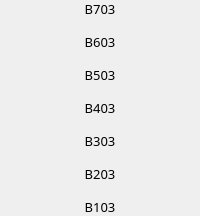
                            <widget class="QFrame" name="frame_62">
                             <property name="frameShape">
                              <enum>QFrame::NoFrame</enum>
                             </property>
                             <property name="frameShadow">
                              <enum>QFrame::Raised</enum>
                             </property>
                             <layout class="QVBoxLayout" name="verticalLayout_68">
                              <property name="spacing">
                               <number>15</number>
                              </property>
                              <property name="leftMargin">
                               <number>0</number>
                              </property>
                              <property name="topMargin">
                               <number>0</number>
                              </property>
                              <property name="rightMargin">
                               <number>0</number>
                              </property>
                              <property name="bottomMargin">
                               <number>0</number>
                              </property>
                              <item>
                               <widget class="QLabel" name="label_b703">
                                <property name="font">
                                 <font>
                                  <family>Mitr SemiBold</family>
                                  <pointsize>10</pointsize>
                                 </font>
                                </property>
                                <property name="text">
                                 <string>B703</string>
                                </property>
                                <property name="alignment">
                                 <set>Qt::AlignCenter</set>
                                </property>
                               </widget>
                              </item>
                              <item>
                               <widget class="QLabel" name="label_b603">
                                <property name="font">
                                 <font>
                                  <family>Mitr SemiBold</family>
                                  <pointsize>10</pointsize>
                                 </font>
                                </property>
                                <property name="text">
                                 <string>B603</string>
                                </property>
                                <property name="alignment">
                                 <set>Qt::AlignCenter</set>
                                </property>
                               </widget>
                              </item>
                              <item>
                               <widget class="QLabel" name="label_b503">
                                <property name="font">
                                 <font>
                                  <family>Mitr SemiBold</family>
                                  <pointsize>10</pointsize>
                                 </font>
                                </property>
                                <property name="text">
                                 <string>B503</string>
                                </property>
                                <property name="alignment">
                                 <set>Qt::AlignCenter</set>
                                </property>
                               </widget>
                              </item>
                              <item>
                               <widget class="QLabel" name="label_b403">
                                <property name="font">
                                 <font>
                                  <family>Mitr SemiBold</family>
                                  <pointsize>10</pointsize>
                                 </font>
                                </property>
                                <property name="text">
                                 <string>B403</string>
                                </property>
                                <property name="alignment">
                                 <set>Qt::AlignCenter</set>
                                </property>
                               </widget>
                              </item>
                              <item>
                               <widget class="QLabel" name="label_b303">
                                <property name="font">
                                 <font>
                                  <family>Mitr SemiBold</family>
                                  <pointsize>10</pointsize>
                                 </font>
                                </property>
                                <property name="text">
                                 <string>B303</string>
                                </property>
                                <property name="alignment">
                                 <set>Qt::AlignCenter</set>
                                </property>
                               </widget>
                              </item>
                              <item>
                               <widget class="QLabel" name="label_b203">
                                <property name="font">
                                 <font>
                                  <family>Mitr SemiBold</family>
                                  <pointsize>10</pointsize>
                                 </font>
                                </property>
                                <property name="text">
                                 <string>B203</string>
                                </property>
                                <property name="alignment">
                                 <set>Qt::AlignCenter</set>
                                </property>
                               </widget>
                              </item>
                              <item>
                               <widget class="QLabel" name="label_b103">
                                <property name="font">
                                 <font>
                                  <family>Mitr SemiBold</family>
                                  <pointsize>10</pointsize>
                                 </font>
                                </property>
                                <property name="text">
                                 <string>B103</string>
                                </property>
                                <property name="alignment">
                                 <set>Qt::AlignCenter</set>
                                </property>
                               </widget>
                              </item>
                             </layout>
                            </widget>
